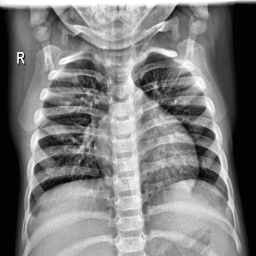
#> input picture 3. Clasificación de Imágenes Médicas/results/chest_xray_preprocessed/train/NORMAL/IM-0149-0001.jpeg, 256 x 256 px; its folder holds only this picture in this run
$ jupyter execute --allow-errors 2A_descriptores_Forma.ipynb   (shell and % lines are left out)
#> lines starting #> are read from the running program, lines starting #| are printed output that depends on the picture; after the words box and inside, x2 and y2 are one past the last pixel; in counts of white or black regions, pixels touching at a corner belong together; long printed decimals are rounded
#> further down, img is the input picture: shape (256, 256); min 0, max 255, mean 124.3
#2. Extracción de Descriptores Clásicos

[cell 1]
import os
import cv2
import numpy as np
import matplotlib.pyplot as plt
from skimage.feature import hog
from skimage import exposure
from glob import glob
import shutil
from tqdm import tqdm
import random

[cell 2]
#Montar Drive
from google.colab import drive
drive.mount('/content/drive')

[cell 3]
DATASET_PATH = "/content/drive/MyDrive/UNAL/Visión por computador/TareasDigiVision/Clasificación de Imágenes Médicas/results/chest_xray_preprocessed"
train_normal = glob(os.path.join(DATASET_PATH, "train/NORMAL/*.jpeg"))
train_pneu   = glob(os.path.join(DATASET_PATH, "train/PNEUMONIA/*.jpeg"))

print("NORMAL train:", len(train_normal))
print("PNEUMONIA train:", len(train_pneu))

[cell 4]
#Ruta de salida

FEATURES_PATH = "/content/drive/MyDrive/UNAL/Visión por computador/TareasDigiVision/Clasificación de Imágenes Médicas/results/features"

os.makedirs(FEATURES_PATH, exist_ok=True)

subsets = ["train", "val", "test"]
classes = ["NORMAL", "PNEUMONIA"]
label_map = {"NORMAL": 0, "PNEUMONIA": 1}

[cell 5]
#Ruta da salida de imágenes
results_dir="/content/drive/MyDrive/UNAL/Visión por computador/TareasDigiVision/Clasificación de Imágenes Médicas/results/imagenes"
os.makedirs(results_dir, exist_ok=True)

[cell 6]
#Se muestra un ejemplo de ambas clases

# Se elige una imagen de cada clase
sample_normal = train_normal[0]
#> (the rest of this cell did not finish here and is left out)

## 2.1 Descriptores de Forma:

2.1.1. Histogram of Oriented Gradients (HOG)

2.1.2. Momentos de Hu

2.1.3. Descriptores de contorno

2.1.4. Fourier Shape Descriptors

### 2.1.1 Histogram of Oriented Gradients (HOG)

HOG describe qué bordes hay en la imagen, en qué dirección apuntan y con qué fuerza

[cell 7]
#Se define la función para HOG
def compute_hog(img, orientations=9, pixels_per_cell=(16,16), cells_per_block=(2,2)):
    # img: imagen en escala de grises (numpy 2D)
#> called with orientations = 9, pixels_per_cell = (16, 16), cells_per_block = (2, 2)
    hog_features, hog_image = hog(
        img,
        orientations=orientations,
        pixels_per_cell=pixels_per_cell,
        cells_per_block=cells_per_block,
        block_norm='L2-Hys',
        visualize=True,
        feature_vector=True
    )
#> hog_features = 8100 values, max 0.509 at index 5912, min 0 at index 3, mean 0.138

    # Mejorar contraste de la imagen HOG para visualizar
    hog_image_rescaled = exposure.rescale_intensity(hog_image, in_range=(0, 10))
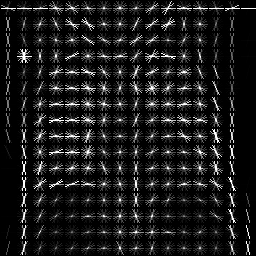
#> hog_image_rescaled: shape (256, 256) float64; min 0, max 1, mean 0.107
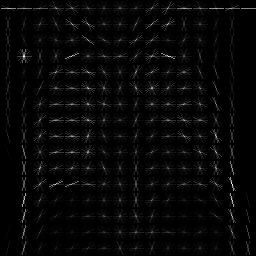
#> hog_image: shape (256, 256) float64; min 0, max 41.06, mean 1.2; drawn with min black and max white
    return hog_features, hog_image_rescaled

[cell 8]
#Se muestra un ejemplo utilizando:
orientations = 9
pixels_per_cell = (16, 16)
cells_per_block = (2, 2)

#> (the rest of this cell did not finish here and is left out)

[cell 9]
#Se prueba con diferentes parámetros
param_grid = [
    {"orientations": 9, "pixels_per_cell": (8,8)},
    {"orientations": 9, "pixels_per_cell": (16,16)},
    {"orientations": 12, "pixels_per_cell": (16,16)},
    {"orientations": 9, "pixels_per_cell": (32,32)},
    {"orientations": 12, "pixels_per_cell": (32,32)},
]

#> (the rest of this cell did not finish here and is left out)

[cell 10]
DATASET_PATH_CROP = "/content/drive/MyDrive/UNAL/Visión por computador/TareasDigiVision/Clasificación de Imágenes Médicas/results/lungcropped"
train_normal_crop = glob(os.path.join(DATASET_PATH_CROP, "train/NORMAL/*.jpeg"))
train_pneu_crop   = glob(os.path.join(DATASET_PATH_CROP, "train/PNEUMONIA/*.jpeg"))

print("NORMAL train:", len(train_normal_crop))
print("PNEUMONIA train:", len(train_pneu_crop))

#> (a cell that did not finish here is left out)

[cell 12]
#Se muestra un ejemplo utilizando:
orientations = 9
pixels_per_cell = (16, 16)
cells_per_block = (2, 2)

#> (the rest of this cell did not finish here and is left out)

[cell 13]
#Se prueba con diferentes parámetros
param_grid = [
    {"orientations": 9, "pixels_per_cell": (8,8)},
    {"orientations": 9, "pixels_per_cell": (16,16)},
    {"orientations": 12, "pixels_per_cell": (16,16)},
    {"orientations": 9, "pixels_per_cell": (32,32)},
    {"orientations": 12, "pixels_per_cell": (32,32)},
]

#> (the rest of this cell did not finish here and is left out)

[cell 14]
#Se guardan los descriptores para todo el dataset CROP

for subset in subsets:
    X_list = []
    y_list = []
    files_list = []

    print(f"\n=== Procesando subset: {subset} ===")

    for cls in classes:
        in_dir = os.path.join(DATASET_PATH_CROP, subset, cls)
        img_paths = glob(os.path.join(in_dir, "*.jpeg"))

        print(f"{subset}/{cls}: {len(img_paths)} imágenes")

        for p in tqdm(img_paths, desc=f"{subset}/{cls}"):
            img = cv2.imread(p, cv2.IMREAD_GRAYSCALE)
            if img is None:
                continue

            # Se utiliza orientations = 9
            #pixels_per_cell = (16, 16)
            #cells_per_block = (2, 2)

            feats, hog_img = compute_hog(
                img,
                orientations=9,
                pixels_per_cell=(16,16),
                cells_per_block=(2,2)
            )
#> feats has the same summary as hog_features in compute_hog

            X_list.append(feats)
            y_list.append(label_map[cls])
            files_list.append(p)

    # Convertir a arrays
    X = np.vstack(X_list)          # (N, D)
    y = np.array(y_list)           # (N,)
    files = np.array(files_list)   # (N,)

    print(f"{subset}: X shape = {X.shape}, y shape = {y.shape}")
#| train: X shape = (1, 8100), y shape = (1,)

    # Guardar en .npz
    out_path = os.path.join(FEATURES_PATH, f"hog_{subset}.npz")
    np.savez(out_path, X=X, y=y, files=files)

    print(f"Guardado: {out_path}")

### 2.1.2. Momentos de Hu

Los Momentos de Hu son un conjunto de 7 descriptores invariantes de forma basados en momentos centrales normalizados. Proveen invariancia a traslación, escala y rotación, lo que permite comparar formas independientemente de su orientación, tamaño o posición en la imagen.

[cell 15]
DATASET_PATH_mask = "/content/drive/MyDrive/UNAL/Visión por computador/TareasDigiVision/Clasificación de Imágenes Médicas/results/masks"
train_normal_mask = glob(os.path.join(DATASET_PATH_mask, "train/NORMAL/*.jpeg"))
train_pneu_mask   = glob(os.path.join(DATASET_PATH_mask, "train/PNEUMONIA/*.jpeg"))

print("NORMAL train:", len(train_normal_mask))
print("PNEUMONIA train:", len(train_pneu_mask))

[cell 16]
#Se define la función para los momentos de HU
def compute_hu_moments_from_mask(binary_mask):
    """
    binary_mask: imagen binaria uint8 (0 fondo, 255 objeto)
    return:
      hu: 7 momentos originales
      hu_log: 7 momentos log-transformados (recomendados)
    """
    # asegurar 0/255
    _, mask = cv2.threshold(binary_mask, 127, 255, cv2.THRESH_BINARY)
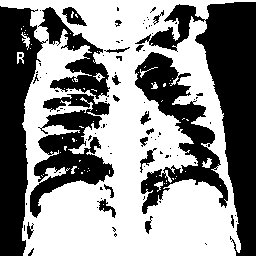
#> mask: shape (256, 256); 54.7% white; 97 black regions (75 under 20 px)

    m = cv2.moments(mask)
#> m = moments, m00 9142770, centre m10/m00, m01/m00 = (125.6, 139)
    hu = cv2.HuMoments(m).flatten()
#> hu = [0.00105, 1.11e-07, 3.91e-11, 1.07e-11, 2.09e-22, 3.57e-15, 6.94e-23]

    # transformar a log para manejar mejor la escala
    hu_log = -np.sign(hu) * np.log10(np.abs(hu) + 1e-12)
#> hu_log = [2.98, 6.96, 10.4, 10.93, 12, 12, 12]
    return hu, hu_log

#> (a cell that did not finish here is left out)

[cell 18]
#Se guardan los descriptores para todo el dataset masks

for subset in subsets:
    X_list = []
    y_list = []
    files_list = []

    print(f"\n=== Procesando Hu para subset: {subset} ===")

    for cls in classes:
        mask_dir = os.path.join(DATASET_PATH_mask, subset, cls)
        mask_paths = glob(os.path.join(mask_dir, "*.jpeg"))

        print(f"{subset}/{cls}: {len(mask_paths)} máscaras")

        for p in tqdm(mask_paths, desc=f"{subset}/{cls}"):
            mask = cv2.imread(p, cv2.IMREAD_GRAYSCALE)
            if mask is None:
                continue

            # calcular Hu
            _, hu_log = compute_hu_moments_from_mask(mask)
#> hu_log = [2.98, 6.96, 10.4, 10.93, 12, 12, 12]

            X_list.append(hu_log)
            y_list.append(label_map[cls])
            files_list.append(p)

    # convertir a arrays
    X = np.vstack(X_list)        # (N, 7)
    y = np.array(y_list)         # (N,)
    files = np.array(files_list) # (N,)

    print(f"{subset}: X shape = {X.shape}, y shape = {y.shape}")
#| train: X shape = (1, 7), y shape = (1,)

    # guardar en .npz
    out_path = os.path.join(FEATURES_PATH, f"hu_{subset}.npz")
    np.savez(out_path, X=X, y=y, files=files)
    print("Guardado:", out_path)

### 2.1.3 Descriptores de contorno
1. Área, perímetro, circularidad, excentricidad

[cell 19]
#Se define la función para extraer los descriptores

def contour_descriptors(mask):
    """
    mask: imagen binaria 0/255 (pulmones segmentados)
    return: area, perimetro, circularidad, excentricidad
    """

    # Asegurar binaria
    _, bin_mask = cv2.threshold(mask, 127, 255, cv2.THRESH_BINARY)

    # Encontrar contornos
    contours, _ = cv2.findContours(bin_mask, cv2.RETR_EXTERNAL, cv2.CHAIN_APPROX_SIMPLE)
#> contours = 10 contours, 7 with area under 20; largest, box (x1, y1, x2, y2) and area: (0, 0, 256, 256) 49234, (17, 52, 24, 64) 43, (21, 32, 30, 50) 34

    if len(contours) == 0:
        return None, None, None, None

    # Usar el contorno más grande
    cnt = max(contours, key=cv2.contourArea)
#> cnt = contour of 308 points, box (x1, y1, x2, y2) (0, 0, 256, 256), area 49234

    # Área
    area = cv2.contourArea(cnt)
#> area = 49234.5

    # Perímetro
    perimeter = cv2.arcLength(cnt, True)
#> perimeter = 1208.1

    # Circularidad
    if perimeter == 0:
        circularity = 0
    else:
        circularity = 4 * np.pi * area / (perimeter ** 2)
#> circularity = 0.424

    # Excentricidad usando elipse ajustada
    eccentricity = None
    if len(cnt) >= 5:
        (x, y), (axes1, axes2), angle = cv2.fitEllipse(cnt)
#> x = 177.2; y = 1094.8; axes1 = 292.3; axes2 = 2616; angle = 176.8

        # Asegurar que major_axis >= minor_axis
        major_axis = max(axes1, axes2)
#> major_axis = 2616
        minor_axis = min(axes1, axes2)
#> minor_axis = 292.3

        if major_axis > 0:
            ratio = minor_axis / major_axis
#> ratio = 0.112
            # Recortar por seguridad numérica
            ratio = np.clip(ratio, 0.0, 1.0)
            eccentricity = np.sqrt(1 - ratio**2)
#> eccentricity = 0.994
        else:
            eccentricity = 0.0

    return area, perimeter, circularity, eccentricity

[cell 20]
#Utilizando la última máscara del descriptor anterior, se muestra un ejemplo

area, perimeter, circ, ecc = contour_descriptors(mask)
#> area = 49234.5; perimeter = 1208.1; circ = 0.424; ecc = 0.994

plt.imshow(mask, cmap="gray")
plt.title("Máscara pulmonar")
plt.axis("off")

print("Área:", area)
#| Área: 49234.5
print("Perímetro:", perimeter)
#| Perímetro: 1208.115
print("Circularidad:", circ)
#| Circularidad: 0.4239
print("Excentricidad:", ecc)
#| Excentricidad: 0.9937

[cell 21]
#Se guarda para todo el dataset

for subset in subsets:
    X_list = []
    y_list = []
    files_list = []

    print(f"\n=== Procesando descriptores de contorno: {subset} ===")

    for cls in classes:
        mask_dir = os.path.join(DATASET_PATH_mask, subset, cls)
        mask_paths = glob(os.path.join(mask_dir, "*.jpeg"))

        print(f"{subset}/{cls}: {len(mask_paths)} máscaras")

        for p in tqdm(mask_paths, desc=f"{subset}/{cls}"):
            mask = cv2.imread(p, cv2.IMREAD_GRAYSCALE)
            if mask is None:
                print("Error leyendo:", p)
                continue

            area, peri, circ, ecc = contour_descriptors(mask)
#> peri = 1208.1

            # Asegurar que no sea None
            if area is None:
                continue

            X_list.append([area, peri, circ, ecc])
            y_list.append(label_map[cls])
            files_list.append(p)

    # Convertir a arrays
    X = np.array(X_list)        # (N, 4)
    y = np.array(y_list)        # (N,)
    files = np.array(files_list)

    print(f"{subset}: X shape = {X.shape}, y shape = {y.shape}")
#| train: X shape = (1, 4), y shape = (1,)

    # Guardar
    out_path = os.path.join(FEATURES_PATH, f"contour_{subset}.npz")
    np.savez(out_path, X=X, y=y, files=files)

    print("Guardado:", out_path)

### 2.1.4 Fourier Shape Descriptors
1. Representación en frecuencia del contorno
2. Usar primeros N coeficientes

[cell 22]
#Se define la función FSD

def fourier_descriptors(mask, n_descriptors=20, use_magnitude=True):
    """
    Calcula Fourier Shape Descriptors a partir de una máscara binaria.

    mask: imagen 2D uint8 (0 fondo, 255 objeto)
    n_descriptors: número de coeficientes de baja frecuencia a usar (excluyendo DC)
    use_magnitude: si True -> solo magnitudes (invariante a rotación)
                   si False -> concatenar [Re, Im] (mantiene fase)

    return: vector de características (longitud n_descriptors si use_magnitude=True,
                                      longitud 2*n_descriptors si use_magnitude=False)
    """
#> called with n_descriptors = 20, use_magnitude = True
    # Asegurar binaria
    _, bin_mask = cv2.threshold(mask, 127, 255, cv2.THRESH_BINARY)

    # Contornos
    contours, _ = cv2.findContours(bin_mask, cv2.RETR_EXTERNAL, cv2.CHAIN_APPROX_NONE)
    if len(contours) == 0:
        return None

    # Contorno más grande
    cnt = max(contours, key=cv2.contourArea)
#> cnt = contour of 1129 points, box (x1, y1, x2, y2) (0, 0, 256, 256), area 49234

    # Puntos
    if cnt.shape[0] < n_descriptors + 1:
        # si el contorno es muy corto, devolver None o rellenar
        return None

    # Convertir a Nx2
    pts = cnt[:, 0, :]       # (N, 2)
#> pts = 1129 pairs, first value 0 to 255, second value 0 to 255
    x = pts[:, 0].astype(np.float64)
#> x = 1129 values, max 255 at index 873, min 0 at index 0, mean 128.2
    y = pts[:, 1].astype(np.float64)
#> y = 1129 values, max 255 at index 309, min 0 at index 0, mean 117

    # Representación compleja
    z = x + 1j * y

    # Quitar traslación: centrar en el origen
    z = z - z.mean()

    # Transformada de Fourier
    Z = np.fft.fft(z)

    # Usar los primeros n_descriptors coeficientes a partir de 1 (baja frecuencia)
    # Asegurar no exceder longitud
    max_k = min(n_descriptors + 1, len(Z))
#> max_k = 21
    Z_low = Z[1:max_k]

    # Normalización de escala: dividir por magnitud del primer coeficiente
    norm = np.abs(Z_low[0]) + 1e-12
#> norm = 15313.2
    Z_low = Z_low / norm

    if use_magnitude:
        # Invariante a rotación: usar solo magnitudes
        feats = np.abs(Z_low)
#> feats = 20 values, max 1.76 at index 2, min 0.0116 at index 19, mean 0.232
    else:
        # Conservar fase: concatenar parte real e imaginaria
        feats = np.concatenate([Z_low.real, Z_low.imag])

    return feats

[cell 23]
#Se prueba con la mask anterior
fsd = fourier_descriptors(mask, n_descriptors=20, use_magnitude=True)
#> fsd has the same summary as feats in fourier_descriptors
print("Longitud del descriptor FSD:", len(fsd))
#| Longitud del descriptor FSD: 20
print("FSD:", fsd)
#| FSD: [1.         0.4985 1.762 0.1136 0.187  0.2317
#|  0.3706 0.02671 0.03443 0.0933 0.08509 0.03011
#|  0.02799 0.04383 0.04621 0.01642 0.01955 0.01499
#|  0.03078 0.01162]

[cell 24]
#Se crea la matriz para todo el dataset

N_FSD = 20   # número de coeficientes

for subset in subsets:
    X_list = []
    y_list = []
    files_list = []

    print(f"\n=== Procesando Fourier Shape Descriptors: {subset} ===")

    for cls in classes:
        mask_dir = os.path.join(DATASET_PATH_mask, subset, cls)
        mask_paths = glob(os.path.join(mask_dir, "*.jpeg"))

        print(f"{subset}/{cls}: {len(mask_paths)} máscaras")

        for p in tqdm(mask_paths, desc=f"{subset}/{cls}"):
            mask = cv2.imread(p, cv2.IMREAD_GRAYSCALE)
            if mask is None:
                print("Error leyendo:", p)
                continue

            fsd = fourier_descriptors(mask, n_descriptors=N_FSD, use_magnitude=True)

            if fsd is None:
                # contorno muy pequeño o problema de máscara
                continue

            X_list.append(fsd)
            y_list.append(label_map[cls])
            files_list.append(p)

    # Convertir a arrays
    X = np.vstack(X_list)        # (N, N_FSD)
    y = np.array(y_list)         # (N,)
    files = np.array(files_list) # (N,)

    print(f"{subset}: X shape = {X.shape}, y shape = {y.shape}")
#| train: X shape = (1, 20), y shape = (1,)
